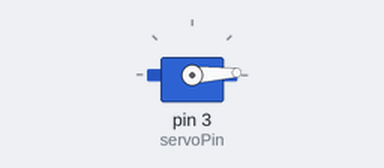
Recording of a sketch running on a simulated Arduino Uno, built with avr-gcc and run on an emulated ATmega328P. Parts: servo.

Above: at 0.05 s.
At 0.65 s:
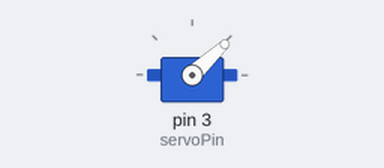
At 1.2 s:
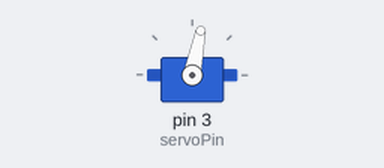
At 2.4 s:
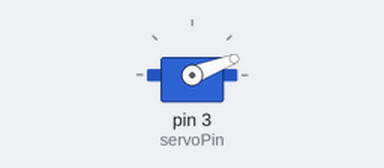
Timing chart, 0 to 6.2 s (numbered marks = the images above):
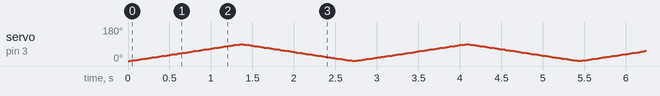

The sketch:

code1.ino
```cpp
#include <Servo.h>

int servoPin = 3;

Servo myservo;

int angle = 0;   // servo position in degrees

void setup()
{
  myservo.attach(servoPin);
}


void loop()
{
  // scan from 0 to 90 degrees
  for(angle = 0; angle < 90; angle++)
  {
    myservo.write(angle);
    delay(15);
  }
  // now scan back from 90 to 0 degrees
  for(angle = 90; angle > 0; angle--)
  {
    myservo.write(angle);
    delay(15);
  }
}
```
